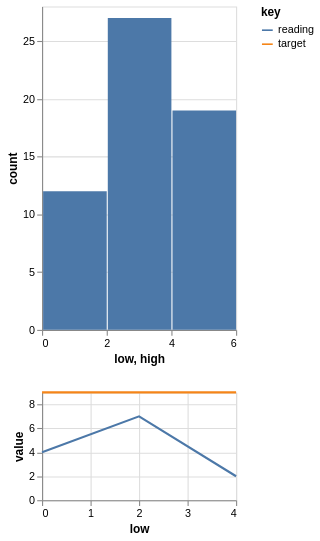

Source (Vega-Lite JSON):
### Vega-Lite specification from a JSON file in a GitHub repository (floating-point values rounded to 4 significant figures)
{"$schema": "https://vega.github.io/schema/vega-lite/v5.json", "description": "A column that arrived binned with a step, and a fold naming neither of its outputs.", "data": {"values": [{"low": 0, "high": 2, "count": 12, "target": 9, "reading": 4}, {"low": 2, "high": 4, "count": 27, "target": 9, "reading": 7}, {"low": 4, "high": 6, "count": 19, "target": 9, "reading": 2}]}, "vconcat": [{"width": 180, "mark": "bar", "encoding": {"x": {"field": "low", "bin": {"binned": true, "step": 2}, "type": "quantitative"}, "x2": {"field": "high"}, "y": {"field": "count", "type": "quantitative"}}}, {"width": 180, "height": 100, "transform": [{"fold": ["target", "reading"]}], "mark": "line", "encoding": {"x": {"field": "low", "type": "quantitative"}, "y": {"field": "value", "type": "quantitative"}, "color": {"field": "key", "type": "nominal"}}}]}
